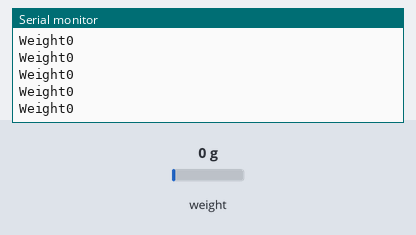
Simulated run of this sketch. Board: Arduino Uno, built with avr-gcc and run on an emulated ATmega328P. Shown: the last lines printed to the serial monitor. The inputs (shaded band) are chosen by the test bench; at power-on: weight on the scale 0 g.

Above: at 3.6 s.
3.7 s: weight on the scale set to 100 g
At 4.04 s:
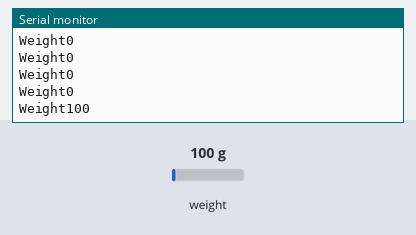
5.2 s: weight on the scale set to 1250 g
At 5.31 s:
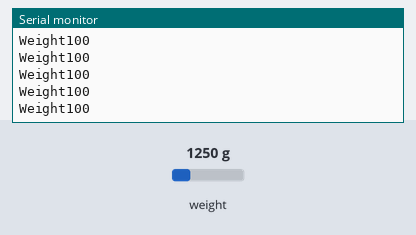
Timing chart, 0 to 8.2 s (numbered marks = the images above; inputs shaded):
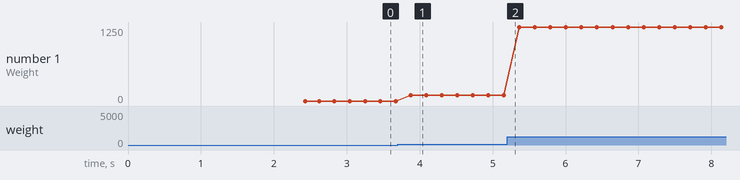

Measured:
- after the input at 3.7 s, the serial monitor: prints a new line after 0.18 s (image 1)
- plotted number 1: 0 → 100 after the input at 3.7 s, 100 → 1250 after the input at 5.2 s

The sketch:

load_cell_arduino.ino
```cpp
#include <SoftwareSerial.h>
#include <EEPROM.h>
#include <HX711_ADC.h>
const int HX711_dout = 4;
const int HX711_sck = 5;
long t;
int temp= 0;
float i;
const int calVal_eepromAdress = 0;
SoftwareSerial mySerial(10, 11);
HX711_ADC LoadCell(HX711_dout, HX711_sck);
void setup()
     {
      Serial.begin(9600);
      mySerial.begin(9600);
      delay(10);
      Serial.println();
      Serial.println("Starting...");
      LoadCell.begin();
      float calibrationValue;
      calibrationValue = 8.56;
#if defined(ESP8266)|| defined(ESP32)
#endif
      long stabilizingtime = 2000;
      boolean _tare = true;
      LoadCell.start(stabilizingtime, _tare);
if (LoadCell.getTareTimeoutFlag())
    {
      Serial.println("Timeout, check MCU>HX711 wiring and pin designations");
      while (1);
    }
else
    {
      LoadCell.setCalFactor(calibrationValue); // set calibration value (float)
      Serial.println("Startup is complete");
    }
    }
void loop()
      {
        static boolean newDataReady = 0;
        const int serialPrintInterval = 0;
if (LoadCell.update()) newDataReady = true;
if (newDataReady)
      {
if (millis() > t + serialPrintInterval)
      {
        i = LoadCell.getData();
        int j = i / 10;
        int k = j*10;
        temp=k;
        Serial.print("Weight");
        Serial.println(temp);
        mySerial.print("Weight");
        mySerial.println(temp);
        delay(200);
      }
      }
      }
```
